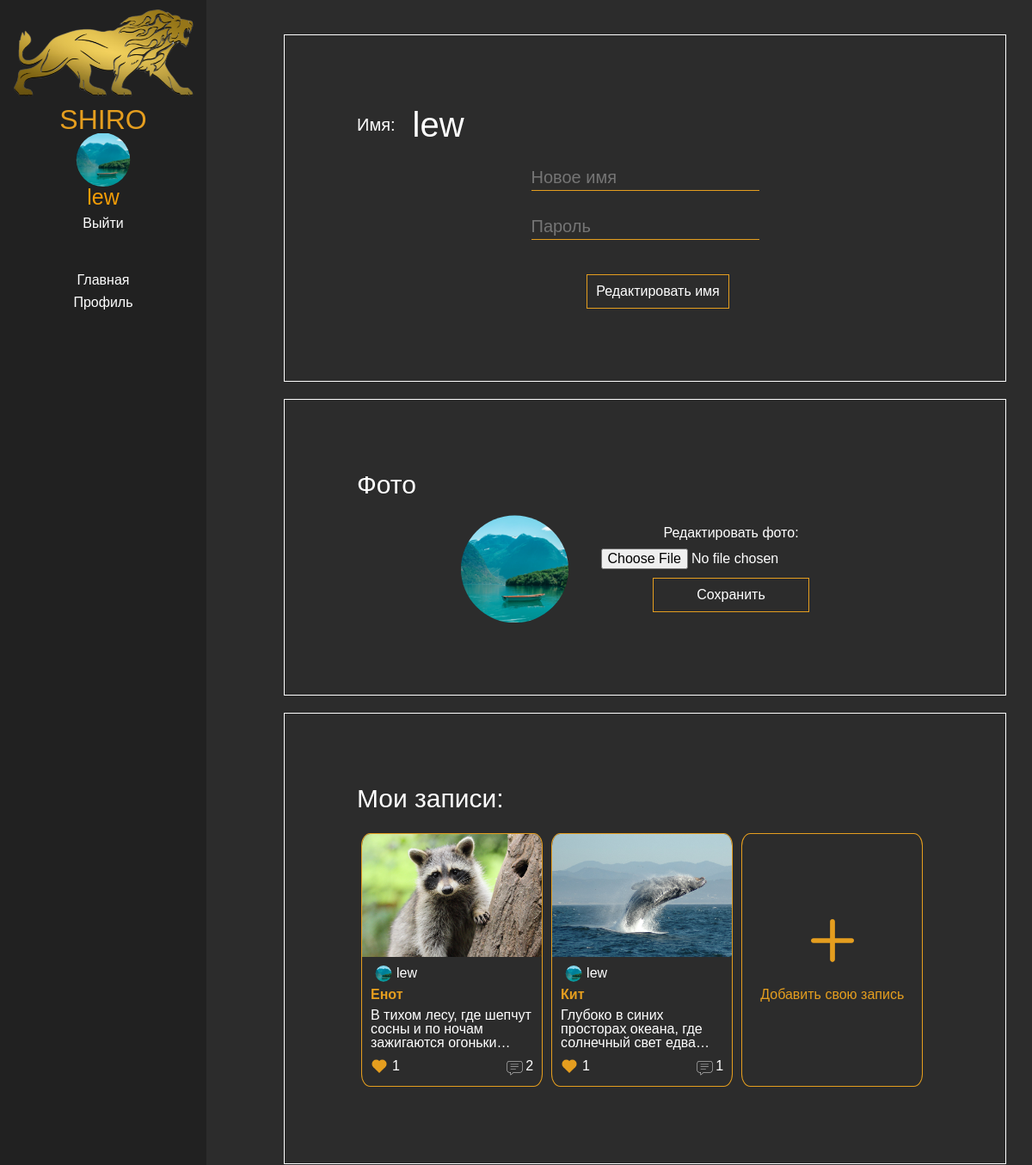
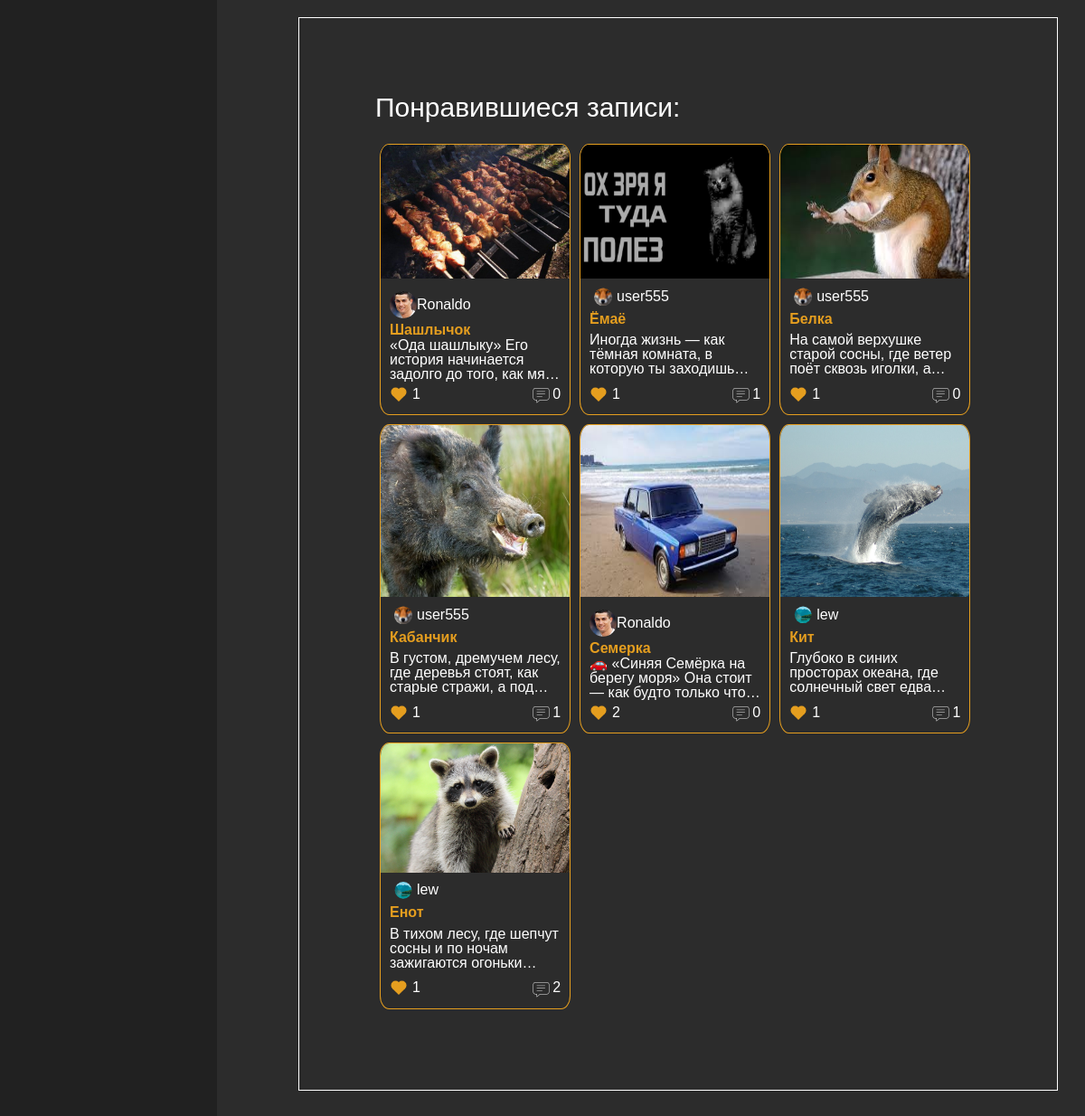
The page /profile (signed in) on the database its author committed (2 pictures, top to bottom).
### users/models.py (models this page shows)
class User(AbstractUser):
    score_likes = models.IntegerField(default=0,blank=True)
    score_publications = models.IntegerField(default=0,blank=True)
    photo = models.ImageField(null=True,blank=True,upload_to="users/avatars")

### articles/models.py (models this page shows, shortened)
class Article(models.Model):
    title = models.CharField(max_length=100)
    text = models.TextField(null=True,blank=True,)
    date = models.DateTimeField(auto_now_add=True)
    author = models.ForeignKey(User,on_delete=models.CASCADE,blank=True,default=None)
    pic = models.ImageField(upload_to="articles/pic",blank=True,null=True)
    likes = models.ManyToManyField(User,blank=True,related_name='likes')
    def score_likes(self):
        return len(list(self.likes.all()))
    def score_comments(self):
        return Comment.objects.filter(article_id=self.pk).count()

### profile_app/views.py (the view)
# urls.py: path('',views.profile_view,name='profile')
@csrf_protect
def profile_view(request):
    errors = dict()
    like_articles = ""
    form_avatar=""
    form_rename = ""
    articles = ""
    if  request.user.is_authenticated:
        if 'photo_edit_button' in request.POST:
            form_avatar = EditProfileImageForm(request.POST,request.FILES,instance=request.user)
            if form_avatar.is_valid() and len(list(request.FILES))!=0:
                user_uplodading = User.objects.get(id=request.user.id)
                user_uplodading.photo.delete(False)
                user_uplodading.photo = form_avatar.cleaned_data['new_photo']
                user_uplodading.save()
                return redirect('profile')
            else: errors['error_photo'] = "Пожалуйста, загрузите свою фотографию"
        else:
            form_avatar = EditProfileImageForm()
        if "rename-button" in request.POST:
            form_rename = EditProfileNameForm(request.POST or None)
            if form_rename.is_valid():
                user = authenticate(username = request.user.username,password = form_rename.cleaned_data['password'])
                if user is not None:
                    new_username = form_rename.cleaned_data['new_username']
                    print(new_username)
                    try: User.objects.get(username=new_username)
                    except:
                        user.username = form_rename.cleaned_data['new_username']
                        user.save()
                        return redirect('profile')
                    else: errors['error_rename'] = "Пожалуйста, введите другое имя, это имя уже занято"
                else: errors['error_rename'] = "Пожалуйста, введите правильный пароль для изменения имени"
        else:
            form_rename = EditProfileNameForm()
        articles = Article.objects.filter(author=request.user)
        like_articles = Article.objects.filter(likes = request.user)
    else:
        errors['if_not_aut'] ='Для просмотра своего профиля нужна регистрация!'
    context = {
        'form': form_avatar,
        'form_rename':form_rename,
        'errors':errors,
        'articles':articles,
        'like_articles':like_articles,
    }
    return render(request, 'profile_app/profile.html',context)

### profile_app/templates/profile_app/profile.html (shortened to what this page needs)
{% extends 'main/home.html' %}
{% load static %}
{% block content_in_main %}
    {% if user.is_authenticated %}
        <div class="profile-edit">
            <div class="profile-edit__block profile-edit__username">
                <form action="" method="post">
                    <h3 class="profile-edit__username__title">Имя: <span>{{ user.username }}</span></h3>
                    {{form_rename.new_username}}
                    {{form_rename.password}}
                    <input type="submit" value="Редактировать имя" class="edit-username-button" name="rename-button">
                </form>
            </div>
            <div class="profile-edit__photo profile-edit__block">
                <h3 class="profile-edit__photo__title">Фото</h3>
                <div class="photo-block">
                    {% if user.photo %}
                        <img src="{{ user.photo.url }}" class="profile__avatar-user" alt="" >
                    {% else %}
                        <img src="media/avatars/default.png" class="avatar-user" alt="">
                    {% endif %}
                    <form method="post" enctype="multipart/form-data" name="photo_edit">
                        <span>Редактировать фото:</span>
                        {{form.new_photo}}
                        <input type="submit" value="Сохранить" id="edit-photo-button" name="photo_edit_button">
                    </form>
                </div>
            </div>
            <div class="profile-edit__articles profile-edit__block">
                <h3 class="profile-edit__photo__title">Мои записи: </h3>
                <ul class="articles">
                    {% for article in articles %}
                        <li class="article">
                            <a href="{% url 'article' article_id=article.id %}" class="link_article">
                                <div class="article-info">
                                    <div class="container-for-image__profile">
                                        {% if article.pic %}
                                            <img src="{{article.pic.url}}" alt="" >
                                        {% else %}
                                            <img src="/meida/articles/default.png" alt="" >
                                        {% endif %}
                                    </div>
                                    <div class="container-info__article">
                                        <span class="author__article">
                                            {% if article.author.photo %}
                                                <img src="{{article.author.photo.url}}" alt="" class="mini-avatar">
                                            {% else %}
                                                <img src="{% static 'main/img/default.png' %}" alt="" class="mini-avatar">
                                            {% endif %}
                                            {{article.author}}
                                        </span>
                                        <h4 class="title__article">{{article.title}}</h4>
                                        <p class="text__article">{{article.text}}</p>
                                        <div class="footer-article">
                                            <span class="likes">
                                                <div class="wrapper-for-like">
                                                    <div class="heart-in-articles"></div>
                                                </div>
                                                {{article.score_likes}}
                                            </span>
                                            <span class="comments-in-articles">
                                                <img src="{% static '/main/img/icon-comments.png' %}" alt="">
                                                <span>{{article.score_comments}}</span>
                                            </span>
                                        </div>
                                    </div>
                                </div>
                            </a>
                        </li>
                    {% endfor %}
                    <li class="article article-add-block__profile">
                        <a href="{% url 'add_article' %}">
                            <span>Добавить свою запись</span>
                        </a>
                    </li>
                </ul>
            </div>
            <div class="profile-edit__my_likes profile-edit__block">
                <h3 class="profile-edit__photo__title">Понравившиеся записи: </h3>
                <ul class="articles">
                    {% for article in like_articles %}
                        <li class="article">
                            <a href="{% url 'article' article_id=article.id %}" class="link_article">
                                <div class="article-info">
                                    <div class="container-for-image__profile">
                                        {% if article.pic %}
                                            <img src="{{article.pic.url}}" alt="">
                                        {% else %}
                                            <img src="media/articles/pic/default.png" alt="">
                                        {% endif %}
                                    </div>
                                    <div class="container-info__article">
                                        <span class="author__article">
                                            {% if article.author.photo %}
                                                <img src="{{article.author.photo.url}}" alt="" class="mini-avatar">
                                            {% else %}
                                                <img src="{% static 'main/img/default.png' %}" alt="" class="mini-avatar">
                                            {% endif %}
                                            {{article.author}}
                                        </span>
                                        <h4 class="title__article">{{article.title}}</h4>
                                        <p class="text__article">{{article.text}}</p>
                                        <div class="footer-article">
                                            <span class="likes">
                                                <div class="wrapper-for-like">
                                                    <div class="heart-in-articles"></div>
                                                </div>
                                                {{article.score_likes}}
                                            </span>
                                            <span class="comments-in-articles">
                                                <img src="{% static '/main/img/icon-comments.png' %}" alt="">
                                                <span>{{article.score_comments}}</span>
                                            </span>
                                        </div>
                                    </div>
                                </div>
                            </a>
                        </li>
                    {% endfor %}
            </div>
        </div>
    {% else %}
        <div class="if_not_authenticate">
            <span>{{errors.if_not_aut}}</span>
        </div>
    {% endif %}
{% endblock %}

### main/templates/main/home.html (shortened to what this page needs)
{% extends 'main/index.html' %}
{% load static %}
{% block content %}
<div class="home__content">
    <aside class="aside__content">
        <div class="logo__aside">
            <img src="{% static 'users/img/logo.png'%}" alt="" id="logo_lion_aside">
            <h3 class="logo_title_aside">SHIRO</h3>
            {% if user.is_authenticated %}
                {% if user.photo %}
                    <img src="{{ user.photo.url }}" class="avatar-user" alt="">
                {% else %}
                    <img src="{% static 'main/img/default.png' %}" class="avatar-user" alt="">
                {% endif %}
                <span class="number_one_in_the_world">{{ user.username }}</span>
                <a href="{% url 'logout' %}" class="link-logout-in">Выйти</a>
            {% else %}
                <a href="{% url 'login' %}" class="link-logout-in">Войти</a>
            {% endif %}
        </div>
        <nav class="aside__nav">
            <li class="aside-nav__item"><a href="{% url 'home' %}" class="link-profile-home">Главная</a></li>
            <li class="aside-nav__item"><a href="{% url 'profile' %}" class="link-profile-home">Профиль</a></li>
        </nav>
    </aside>
    <main class="main__content">{% block content_in_main %}{% endblock %}</main>
</div>
{% endblock %}

### main/templates/main/index.html (shortened to what this page needs)
<!DOCTYPE html>
<html lang="en">
<head>
    {% load static %}
    <link rel="stylesheet" href="{% static 'main/styles/main.css'%}">
    <link rel="stylesheet" href="{% static 'main/styles/main_800.css'%}">
    <link rel="stylesheet" href="{% static 'main/styles/normalize.min.css'%}">
    <link rel="stylesheet" href="{% static 'users/styles/login.css' %}">
    <link rel="stylesheet" href="{% static 'profile_app/profile.css'%}">
    <link rel="stylesheet" href="{% static 'profile_app/profile_800.css'%}">
    <link rel="stylesheet" href="{% static 'articles/styles/article_add.css'%}">
    <link rel="stylesheet" href="{% static 'articles/styles/article.css'%}">
    <link rel="stylesheet" href="{% static 'articles/styles/article_800.css'%}">
    <link rel="stylesheet" href="{% static 'articles/styles/change_article.css'%}">
    <link rel="stylesheet" href="">
</head>
<body>
    {% block content %}{% endblock %}
</body>
</html>

### rows shown on the page
User: photo (picture), username "lew"
Article: pic (picture), author.photo (picture), author "lew", title "Енот", text "В тихом лесу, где шепчут сосны и по ночам зажигаются…", score_likes "1", score_comments "2"
Article: pic (picture), author.photo (picture), author "lew", title "Кит", text "Глубоко в синих просторах океана, где солнечный свет…", score_likes "1", score_comments "1"
Article: pic (picture), author.photo (picture), author "Ronaldo", title "Шашлычок", text "«Ода шашлыку» Его история начинается задолго до того, как…", score_likes "1", score_comments "0"
Article: pic (picture), author.photo (picture), author "user555", title "Ёмаё", text "Иногда жизнь — как тёмная комната, в которую ты…", score_likes "1", score_comments "1"
Article: pic (picture), author.photo (picture), author "user555", title "Белка", text "На самой верхушке старой сосны, где ветер поёт сквозь иголки,…", score_likes "1", score_comments "0"
Article: pic (picture), author.photo (picture), author "user555", title "Кабанчик", text "В густом, дремучем лесу, где деревья стоят, как старые стражи, а…", score_likes "1", score_comments "1"
Article: pic (picture), author.photo (picture), author "Ronaldo", title "Семерка", text "🚗 «Синяя Семёрка на берегу моря» Она стоит — как будто только…", score_likes "2", score_comments "0"
